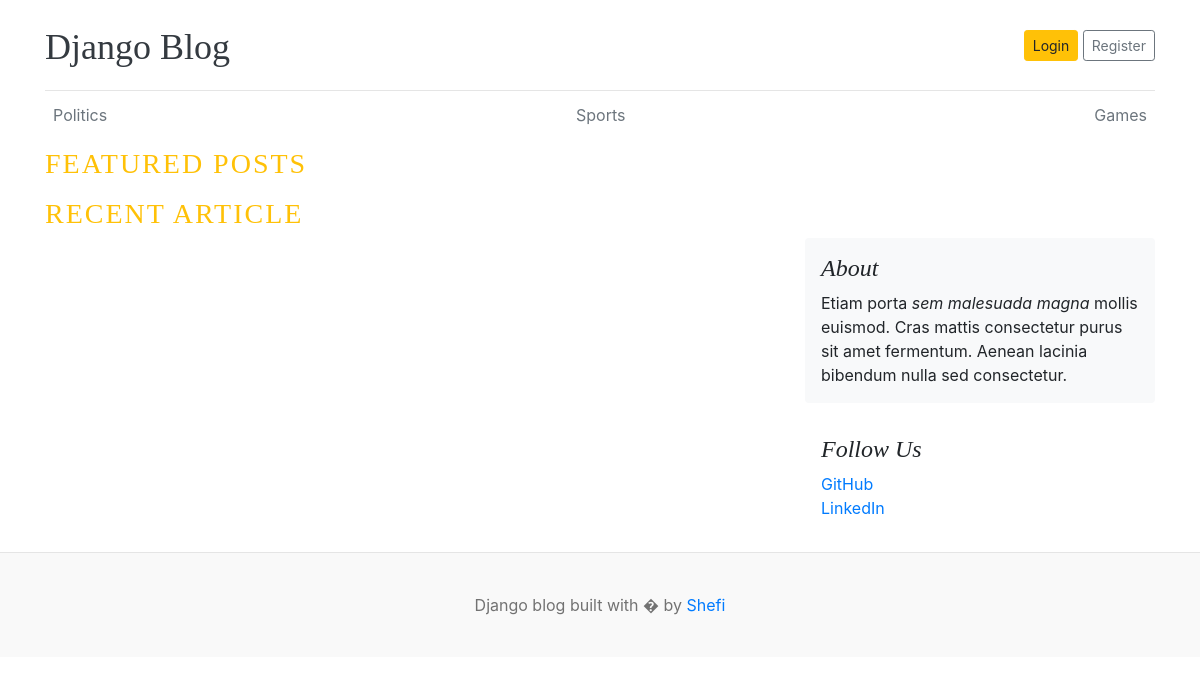
/, run on an earlier commit of the app's database.
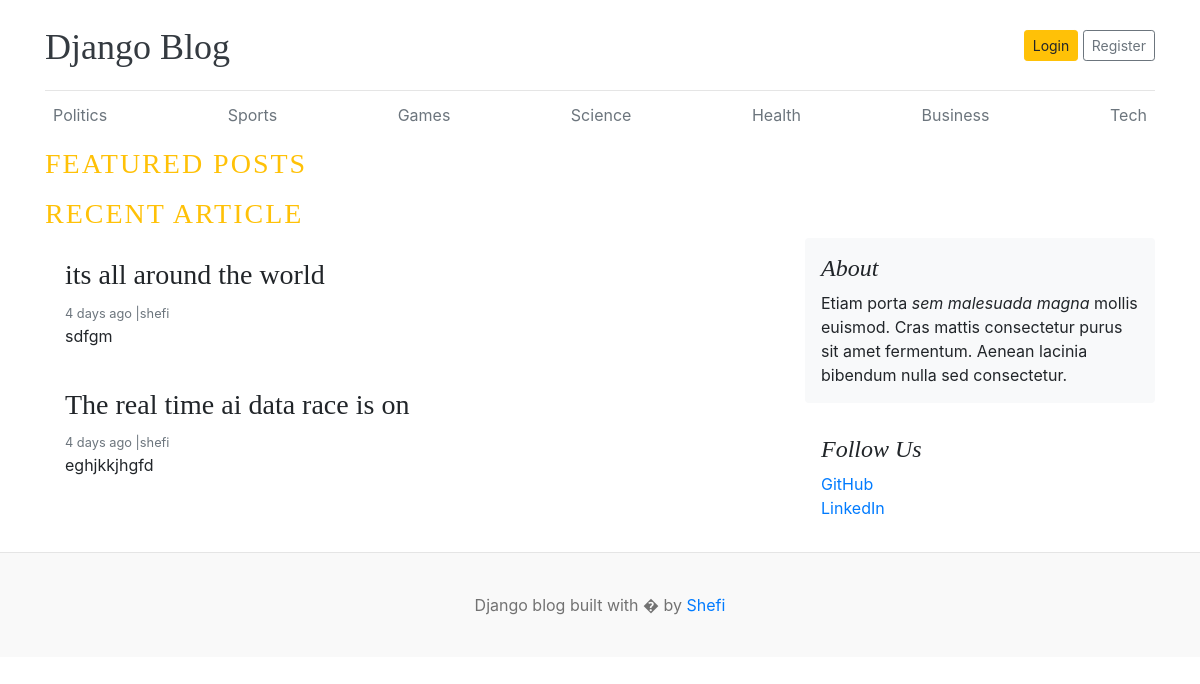
And on a later commit of the database.
### blog/models.py (models this page shows, shortened)
class Category(models.Model):
    catogory_name = models.CharField(max_length=64, unique=True)
    created_at = models.DateTimeField(auto_now_add=True)
    updated_at = models.DateTimeField(auto_now=True)
    class Meta:
        verbose_name_plural = 'categories'

class Blog(models.Model):
    title = models.CharField(max_length=50)
    slug = models.SlugField(max_length=150, unique=True, blank=True)
    category = models.ForeignKey(Category, on_delete=models.CASCADE)
    author = models.ForeignKey(User, on_delete=models.CASCADE)
    featured_image = models.ImageField( upload_to='uploads/%Y/%m/%d', height_field=None, width_field=None, max_length=None)
    short_description = models.TextField(max_length=500)
    blog_body = models.TextField(max_length=800)
    status = models.CharField(max_length=20,choices=STATUS_CHOICES,default="Draft")
    is_featured = models.BooleanField(default=False)
    created_at = models.DateTimeField( auto_now_add=True)
    updated_at = models.DateTimeField( auto_now=True)

### blog/views.py (the view)
# urls.py: path('', views.home, name='home' ),
def home(request):
    categories = Category.objects.all()
    featured_posts = Blog.objects.filter(is_featured = True, status = 'Published').order_by('updated_at')
    posts = Blog.objects.filter(is_featured = False,status = 'Published')
    return render(request,'blog/home.html',{
        'contexts' : categories,
        'is_featured' : featured_posts,
        'posts' : posts
    })

### blog/templates/blog/home.html (shortened to what this page needs)
{% load static %}
<!DOCTYPE html>
<html lang="en">
<head>
    <link href="https://getbootstrap.com/docs/4.0/dist/css/bootstrap.min.css" rel="stylesheet">
    <link href="{% static 'css/style.css' %}" rel="stylesheet">
  </head>
<body>
    <div class="container">
      <header class="blog-header py-3">
        <div class="row flex-nowrap justify-content-between align-items-center">
          <div class="col-8 pt-1">
            <a class="blog-header-logo text-dark" href="/">Django Blog</a>
          </div>
          <div class="col-4 d-flex justify-content-end align-items-center">
            <a class="btn btn-sm btn-warning" href="#">Login</a> &nbsp;
            <a class="btn btn-sm btn-outline-secondary" href="#">Register</a>
          </div>
        </div>
      </header>
      <div class="nav-scroller py-1 mb-2">
        <nav class="nav d-flex justify-content-between">
          {% for context in contexts %}
              <a class="p-2 text-muted" href="">{{context.catogory_name}}</a>
          {% endfor %}
        </nav>
      </div>
<h3 class="text-uppercase text-warning" style="letter-spacing: 2px;">Featured posts</h3>
    <h3 class="text-uppercase text-warning" style="letter-spacing: 2px;" >Recent Article</h3>
    <main role="main" class="container p-0">
      <div class="row">
        <div class="col-md-8 blog-main">
          {% for post in posts %}
          <div class="card border-0" >
          <div class="card-body">
            <h3>{{post.title}}</h3>
            <small class="mb-1 text-muted">{{post.created_at | timesince}} ago |{{post.author}}</small>
            <p class="card-text">{{post.short_description | truncatewords:25}}</p>
          </div>
        </div>
        {% endfor %}
        </div>
      <aside class="col-md-4 blog-sidebar">
        <div class="p-3 mb-3 bg-light rounded">
          <h4 class="font-italic">About</h4>
          <p class="mb-0">Etiam porta <em>sem malesuada magna</em> mollis euismod. Cras mattis consectetur purus sit amet fermentum. Aenean lacinia bibendum nulla sed consectetur.</p>
        </div>
        <div class="p-3">
          <h4 class="font-italic">Follow Us</h4>
          <ol class="list-unstyled">
            <li><a href="#">GitHub</a></li>
            <li><a href="#">LinkedIn</a></li>
          </ol>
        </div>
      </aside>
    </div>
  </main>
</div>
<footer class="blog-footer">
  <p>Django blog built with � by <a href="#">Shefi</a></p>
</footer>
</body>
</html>

### blog/static/css/style.css (style rules this page uses)
.blog-header { border-bottom: 1px solid #e5e5e5; }
.blog-header-logo { font-family: "Playfair Display", Georgia, "Times New Roman", serif; font-size: 2.25rem; }
h1, h2, h3, h4, h5, h6 { font-family: "Playfair Display", Georgia, "Times New Roman", serif; }
.blog-footer { padding: 2.5rem 0; color: #727272; text-align: center; background-color: #f9f9f9; border-top: .05rem solid #e5e5e5; }
.blog-footer p:last-child { margin-bottom: 0; }

What changed in the data, as far as the page shows it:
added Category: catogory_name "Science"
added Category: catogory_name "Health"
added Category: catogory_name "Business"
added Category: catogory_name "Tech"
added Blog: title "its all around the world", created_at "4 days", author "shefi", short_description "sdfgm"
added Blog: title "The real time ai data race is on", created_at "4 days", author "shefi", short_description "eghjkkjhgfd"
